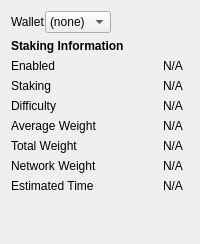
     <widget class="QWidget" name="tab_staking">
      <attribute name="title">
       <string>&amp;Staking</string>
      </attribute>
      <layout class="QGridLayout" name="gridLayout_3" columnstretch="0,1">
       <property name="horizontalSpacing">
        <number>12</number>
       </property>
       <item row="5" column="0">
        <widget class="QLabel" name="label_23">
         <property name="text">
          <string>Average Weight</string>
         </property>
        </widget>
       </item>
       <item row="6" column="0">
        <widget class="QLabel" name="label_31">
         <property name="text">
          <string>Total Weight</string>
         </property>
        </widget>
       </item>
       <item row="2" column="0">
        <widget class="QLabel" name="label_14">
         <property name="text">
          <string>Enabled</string>
         </property>
        </widget>
       </item>
       <item row="0" column="0">
        <layout class="QHBoxLayout" name="horizontalLayout_6">
         <item>
          <widget class="QLabel" name="stakingWalletSelectorLabel">
           <property name="text">
            <string>Wallet</string>
           </property>
          </widget>
         </item>
         <item>
          <widget class="QComboBox" name="stakingWalletSelector">
           <property name="sizeAdjustPolicy">
            <enum>QComboBox::AdjustToContents</enum>
           </property>
           <item>
            <property name="text">
             <string>(none)</string>
            </property>
           </item>
          </widget>
         </item>
         <item>
          <spacer name="horizontalSpacer_2">
           <property name="orientation">
            <enum>Qt::Horizontal</enum>
           </property>
           <property name="sizeHint" stdset="0">
            <size>
             <width>40</width>
             <height>20</height>
            </size>
           </property>
          </spacer>
         </item>
        </layout>
       </item>
       <item row="1" column="0">
        <widget class="QLabel" name="label_2">
         <property name="font">
          <font>
           <weight>75</weight>
           <bold>true</bold>
          </font>
         </property>
         <property name="text">
          <string>Staking Information</string>
         </property>
        </widget>
       </item>
       <item row="4" column="0">
        <widget class="QLabel" name="label">
         <property name="text">
          <string>Difficulty</string>
         </property>
        </widget>
       </item>
       <item row="4" column="1">
        <widget class="QLabel" name="stakingDifficulty">
         <property name="text">
          <string>N/A</string>
         </property>
        </widget>
       </item>
       <item row="9" column="0">
        <spacer name="verticalSpacer_5">
         <property name="orientation">
          <enum>Qt::Vertical</enum>
         </property>
         <property name="sizeHint" stdset="0">
          <size>
           <width>20</width>
           <height>40</height>
          </size>
         </property>
        </spacer>
       </item>
       <item row="2" column="1">
        <widget class="QLabel" name="stakingEnabled">
         <property name="text">
          <string>N/A</string>
         </property>
        </widget>
       </item>
       <item row="3" column="0">
        <widget class="QLabel" name="label_5">
         <property name="text">
          <string>Staking</string>
         </property>
        </widget>
       </item>
       <item row="3" column="1">
        <widget class="QLabel" name="stakingRunning">
         <property name="text">
          <string>N/A</string>
         </property>
        </widget>
       </item>
       <item row="6" column="1">
        <widget class="QLabel" name="stakingTotalWeight">
         <property name="text">
          <string>N/A</string>
         </property>
        </widget>
       </item>
       <item row="5" column="1">
        <widget class="QLabel" name="stakingAverageWeight">
         <property name="text">
          <string>N/A</string>
         </property>
        </widget>
       </item>
       <item row="7" column="0">
        <widget class="QLabel" name="label_32">
         <property name="text">
          <string>Network Weight</string>
         </property>
        </widget>
       </item>
       <item row="7" column="1">
        <widget class="QLabel" name="stakingNetworkWeight">
         <property name="text">
          <string>N/A</string>
         </property>
        </widget>
       </item>
       <item row="8" column="0">
        <widget class="QLabel" name="label_33">
         <property name="toolTip">
          <string/>
         </property>
         <property name="text">
          <string>Estimated Time</string>
         </property>
        </widget>
       </item>
       <item row="8" column="1">
        <widget class="QLabel" name="stakingEstimatedTime">
         <property name="text">
          <string>N/A</string>
         </property>
        </widget>
       </item>
      </layout>
     </widget>
